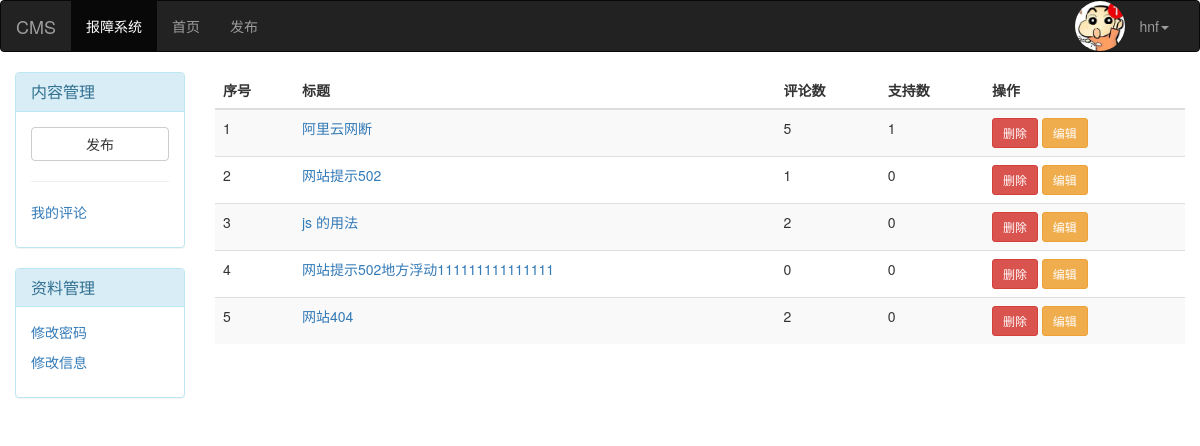
The page /fault-report/info/ (signed in) on the database as committed earlier.
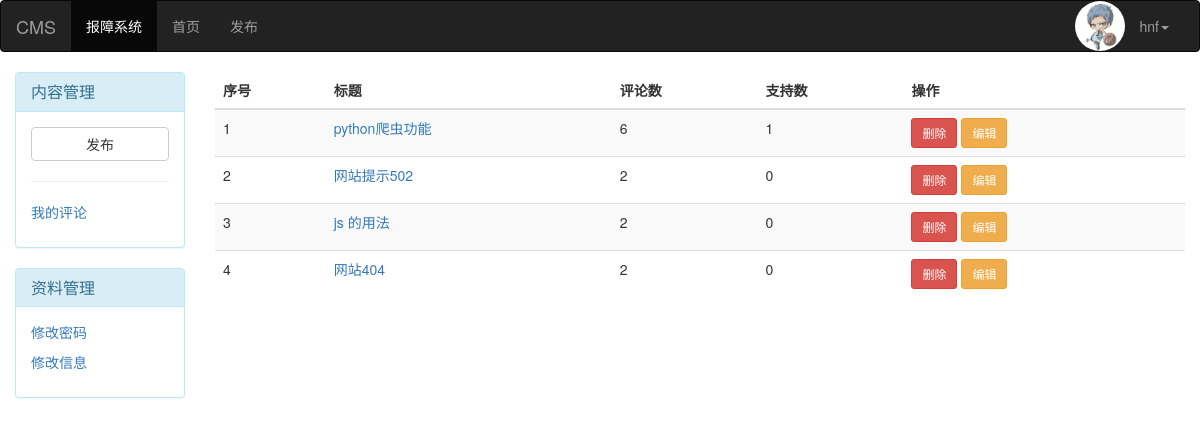
The same page on the database as committed later.
### fault_reporting/models.py (models this page shows, shortened)
class UserInfo(AbstractUser):
    phone=models.CharField(max_length=11)
    avatar=models.FileField(upload_to="avatars/",default="avatars/default.png")

class FaultReport(models.Model):
    title = models.CharField(max_length=80, verbose_name="故障标题")
    desc = models.CharField(max_length=255, verbose_name="故障简介")
    create_time = models.DateTimeField(auto_now_add=True, verbose_name="发布时间")
    modify_time = models.DateTimeField(auto_now=True, verbose_name="最后修改时间")
    comment_count = models.IntegerField(default=0)
    up_count = models.IntegerField(default=0)
    down_count = models.IntegerField(default=0)
    lob = models.ForeignKey(to="LOB", null=True, verbose_name="所属业务线")
    user = models.ForeignKey(to="UserInfo", verbose_name="发布者")
    tags = models.ManyToManyField(
        to="Tag",
        through="Fault2Tag",  # 指定第三张关系表
        through_fields=("fault_report", "tag"),  # 通过哪些字段建立多对多关系
    )
    class Meta:
        verbose_name = "故障总结/故障报告"
        verbose_name_plural = verbose_name

### fault_reporting/views.py (the view)
@login_required
def info(request):
    report_list = models.FaultReport.objects.filter(user=request.user)
    return render(request, "info.html", locals())

### templates/info.html
{% extends 'base.html' %}
{% block page-left %}
    <div class="panel panel-info">
        <div class="panel-heading">
            <h3 class="panel-title">内容管理</h3>
        </div>
        <div class="panel-body">
            <a class="btn btn-default btn-block" href="/fault-report/add-report/">发布</a>
            <hr>
            <p><a href="">我的评论</a></p>
        </div>
    </div>
    <div class="panel panel-info">
        <div class="panel-heading">
            <h3 class="panel-title">资料管理</h3>
        </div>
        <div class="panel-body">
            <p><a href="/change_password/">修改密码</a></p>
            <p><a href="/edit_info/">修改信息</a></p>
        </div>
    </div>
{% endblock %}
{% block page-right %}
    <table class="table table-striped">
        <thead>
        <tr>
            <th>序号</th>
            <th>标题</th>
            <th>评论数</th>
            <th>支持数</th>
            <th>操作</th>
        </tr>
        </thead>
        <tbody>
        {% for report in report_list %}
            <tr>
                <td>{{ forloop.counter }}</td>
                <td><a href="/fault-report/report/{{ report.id }}">{{ report.title }}</a></td>
                <td>{{ report.comment_count }}</td>
                <td>{{ report.up_count }}</td>
                <td>
                    <a class="btn btn-danger btn-sm" href="/fault-report/del-report/{{ report.id }}/">删除</a>
                    <a href="/fault-report/edit-report/{{ report.id }}/" class="btn btn-warning btn-sm">编辑</a>
                </td>
            </tr>
        {% endfor %}
{% endblock %}

### templates/base.html (shortened to what this page needs)
<!DOCTYPE html>
<html lang="en">
<head>
    <link rel="stylesheet" href="/static/plugins/bootstrap-3.3.7/css/bootstrap.min.css">
</head>
<body>
<nav class="navbar navbar-inverse">
    <div class="container-fluid">
        <div class="navbar-header">
            <a class="navbar-brand" href="#">CMS</a>
        </div>
        <div class="collapse navbar-collapse" id="bs-example-navbar-collapse-1">
            <ul class="nav navbar-nav">
                <li class="active"><a href="#">报障系统</a></li>
                <li><a href="/index/">首页</a></li>
                <li><a href="/fault-report/add-report/">发布</a></li>
            </ul>
            <ul class="nav navbar-nav navbar-right">
                {% if request.user.username %}
                    <li><img style="height: 50px;width: 50px;border-radius: 50%" src="/media/{{ request.user.avatar }}">
                    </li>
                    <li class="dropdown">
                        <a href="#" class="dropdown-toggle" data-toggle="dropdown" role="button" aria-haspopup="true"
                           aria-expanded="false">{{ request.user.username }}<span class="caret"></span></a>
                    </li>
                {% else %}
                    <li><a href="/login/">登录</a></li>
                    <li><a href="/register/">注册</a></li>
                {% endif %}
            </ul>
        </div>
    </div>
</nav>
<div class="container-fluid">
    <div class="row">
        <div class="col-md-2">
           {% block page-left %}
            {% endblock %}
        </div>
        <div class="col-md-10">
            {% block page-right %}
            {% endblock %}
        </div>
    </div>
</div>
</body>
</html>

Rows that differ between the two databases and show on the page:
removed FaultReport: title "网站提示502地方浮动111111111111111", comment_count "0", up_count "0"
changed UserInfo "hnf": user.avatar: a different picture
changed FaultReport: title "阿里云网断" → "python爬虫功能"; comment_count "5" → "6"
changed FaultReport "网站提示502": comment_count "1" → "2"
